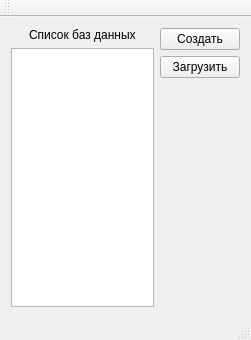
<?xml version="1.0" encoding="UTF-8"?>
<ui version="4.0">
 <class>MainWindow</class>
 <widget class="QMainWindow" name="MainWindow">
  <property name="geometry">
   <rect>
    <x>0</x>
    <y>0</y>
    <width>251</width>
    <height>340</height>
   </rect>
  </property>
  <property name="windowTitle">
   <string>MainWindow</string>
  </property>
  <widget class="QWidget" name="centralWidget">
   <layout class="QHBoxLayout" name="horizontalLayout">
    <item>
     <layout class="QVBoxLayout" name="verticalLayout">
      <item alignment="Qt::AlignHCenter">
       <widget class="QLabel" name="label_1">
        <property name="text">
         <string>Список баз данных</string>
        </property>
       </widget>
      </item>
      <item>
       <widget class="QListWidget" name="list_bd"/>
      </item>
     </layout>
    </item>
    <item>
     <layout class="QVBoxLayout" name="verticalLayout_2">
      <item alignment="Qt::AlignTop">
       <widget class="QPushButton" name="create">
        <property name="text">
         <string>Создать</string>
        </property>
       </widget>
      </item>
      <item alignment="Qt::AlignTop">
       <widget class="QPushButton" name="download">
        <property name="text">
         <string>Загрузить</string>
        </property>
       </widget>
      </item>
      <item>
       <spacer name="verticalSpacer">
        <property name="orientation">
         <enum>Qt::Vertical</enum>
        </property>
        <property name="sizeHint" stdset="0">
         <size>
          <width>20</width>
          <height>40</height>
         </size>
        </property>
       </spacer>
      </item>
     </layout>
    </item>
   </layout>
  </widget>
  <widget class="QMenuBar" name="menuBar">
   <property name="geometry">
    <rect>
     <x>0</x>
     <y>0</y>
     <width>251</width>
     <height>25</height>
    </rect>
   </property>
  </widget>
  <widget class="QToolBar" name="mainToolBar">
   <attribute name="toolBarArea">
    <enum>TopToolBarArea</enum>
   </attribute>
   <attribute name="toolBarBreak">
    <bool>false</bool>
   </attribute>
  </widget>
  <widget class="QStatusBar" name="statusBar"/>
 </widget>
 <layoutdefault spacing="6" margin="11"/>
 <resources/>
 <connections/>
</ui>
